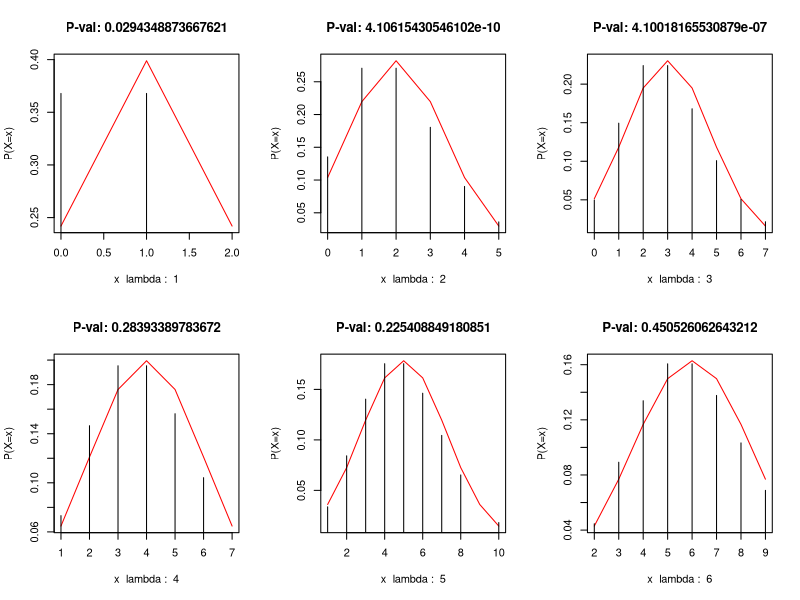
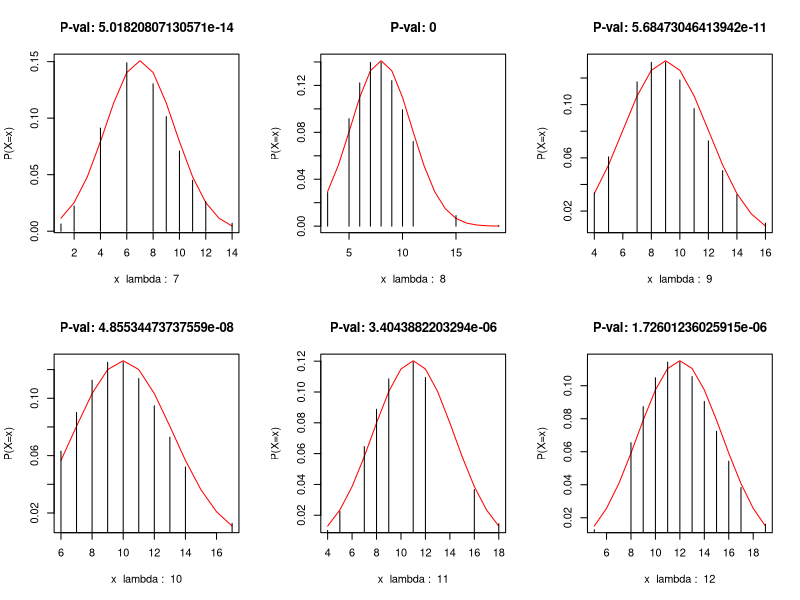
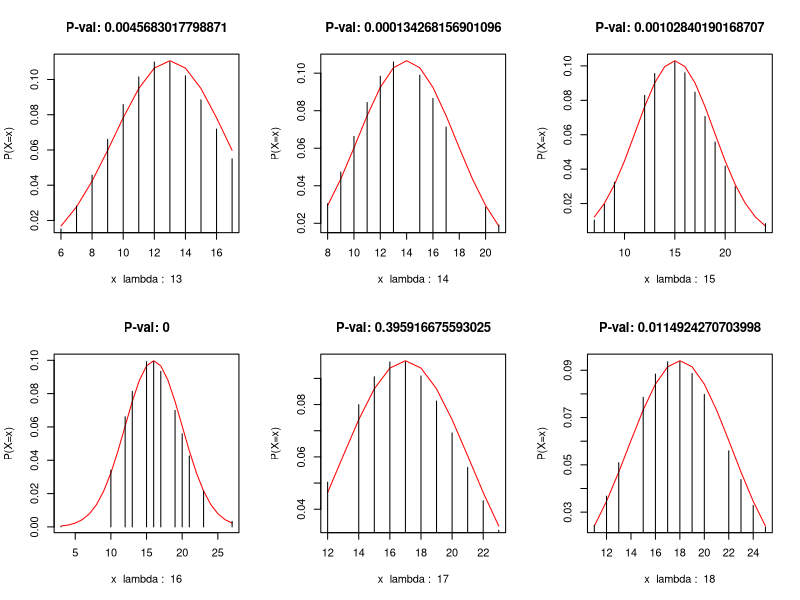
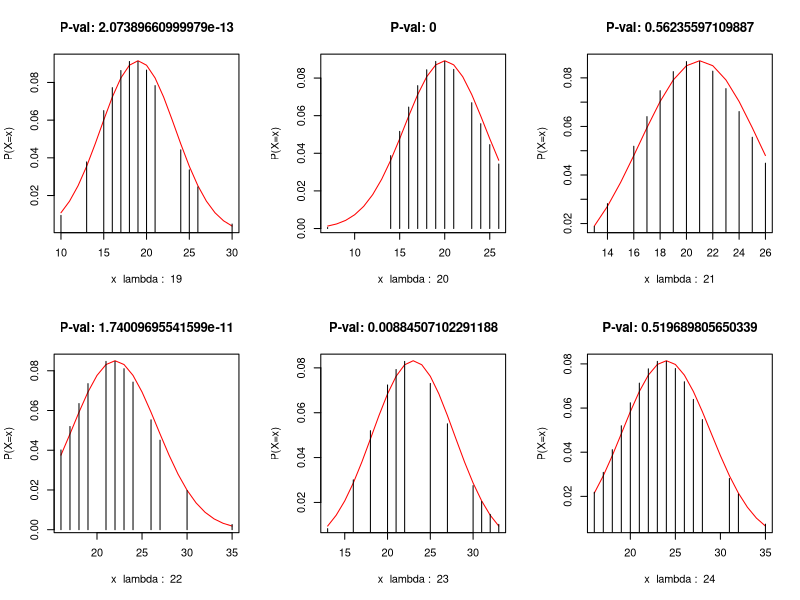
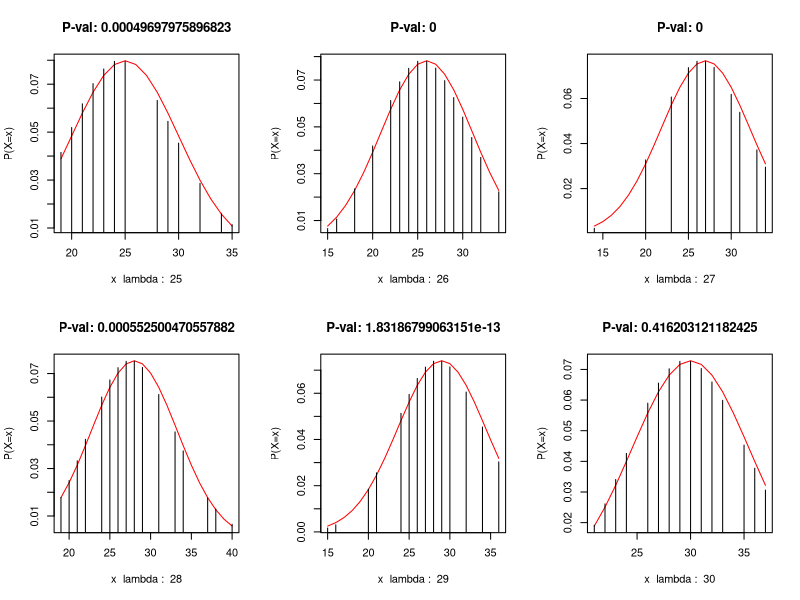
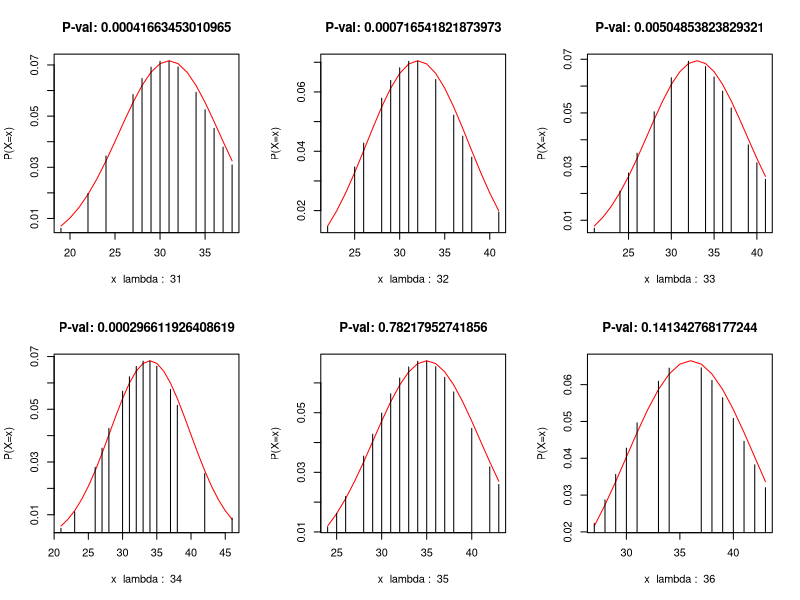
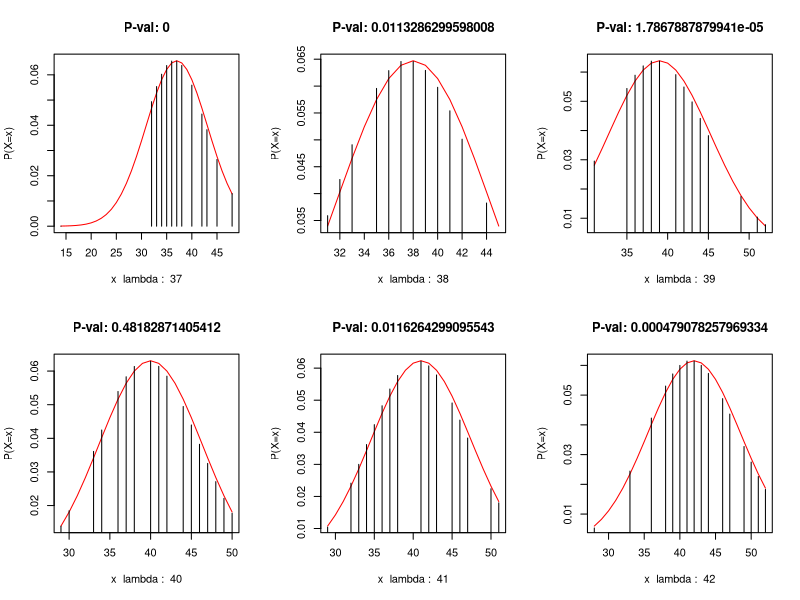
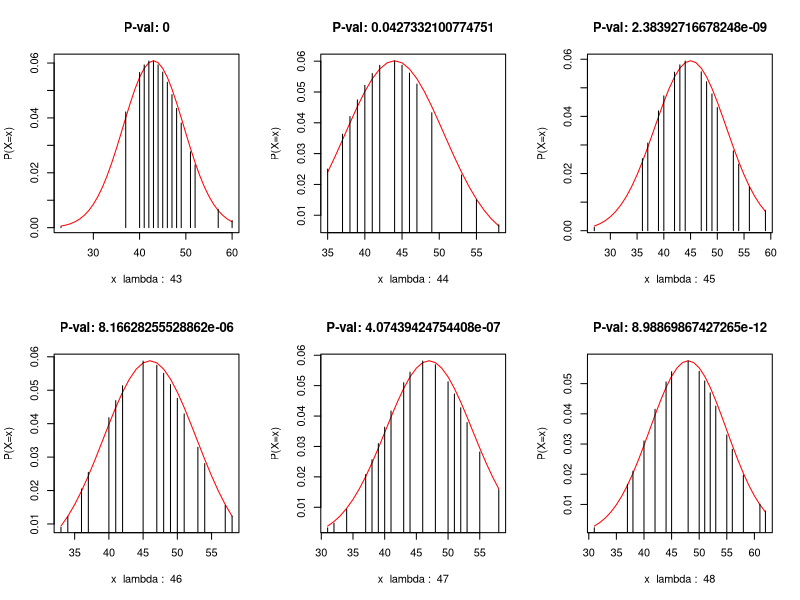

Generate these figures, in order, with R:
# Normal Approximation to poissons distribution
get_non_negative_discrete_values <- function(x_continous)
{
  x_continous[x_continous < 0] <- 0
  x_discrete = round(x_continous)
  return(x_discrete)
}

find_index <- function(p_val_list)
{
  index = 0
  minimum_val = min(p_val_list)
  for(p in p_val_list)
  {
    if(p == minimum_val)
    {
      index = index + 1
    }
  }
  return(index+1)
}

normal_poisson <- function(n, lambda_list)
{
  
  par(mfrow = c(2,3))
  lambda_value = c()
  p_val_list = c()
  
  for(lambda in lambda_list)
  {
    cat("\n\nFor lambda = ", lambda)
    x_continous = rnorm(n, mean = lambda, sd = sqrt(lambda))
    x_discrete = get_non_negative_discrete_values(x_continous)
    
    frequency_table = as.data.frame(table(x_discrete))
    observed_value = frequency_table$Freq
    N = sum(observed_value)
    cat("\n The observed value:", observed_value)
    x = unique(x_discrete)
    expected_value=N*dpois(x, lambda)
    cat("\nThe expected value:\n", expected_value)
    sum(expected_value)
    
    chi_sq=sum((observed_value-expected_value)^2/expected_value)
    cat("\nThe observed chi-square value:", chi_sq)
    
    
    # degree of freedom = no. of category - k - 1
    # k = number of parameters
    k = 1
    df = length(unique(x_discrete)) -k - 1
    cat("\nThe test chi square value:", qchisq(0.95,df))
    p_val = 1-pchisq(chi_sq, df)
    cat("\nThe probability score:", p_val)
    options("digits"=4)
    
    mu = lambda
    sigma2 = lambda
    min_val = min(unique(x_discrete))
    max_val = max(unique(x_discrete))
    x_val = min_val:max_val
    p <- p_val
    title = paste("P-val:", p)
    x_label = paste("x", " lambda : ", lambda)
    plot(x_val,dnorm(x_val, mu, sqrt(sigma2)),type="l",col="red",xlab=x_label,ylab="P(X=x)", main = title)
    lines(x,dpois(x, lambda),type="h",col="black")  
    
    if(p_val > 0.05)
    {
      lambda_value <- c(lambda_value, lambda)
      p_val_list <- c(p_val_list, p_val)
    }
  }
  
  return(list("lambda_value" = lambda_value, "p_val_list" = p_val_list))
}

main <- function()
{
  lambda_list = seq(0:100)
  n = 25
  a = normal_poisson(n, lambda_list)
  i = find_index(a$p_val_list)
  minimum_lambda = a$lambda_value[i]
  minimum_p_value = a$p_val_list[i]
  cat("\n\nThe minimum value of lambda : ", minimum_lambda)
  cat("\nThe minimum P-value : ", minimum_p_value)
}

main()


